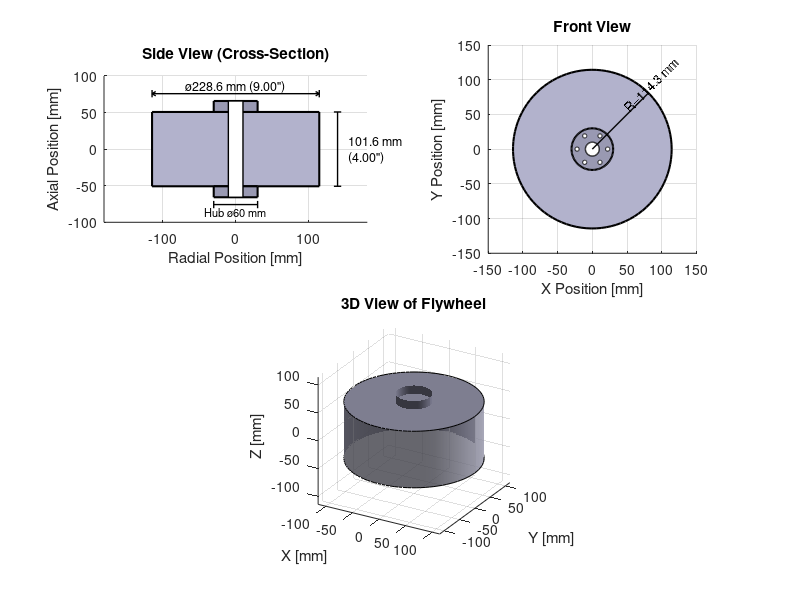

Recreate this plot in MATLAB. (Note: this script raises an error after producing the figure.)
%% KERS Flywheel Design Script
% ME Design Project - Kinetic Energy Recovery System
% Date: November 2024
%
% This script designs a flywheel for an automotive KERS system
% that stores energy during braking and releases it during acceleration

clear; clc; close all;

%% Given Parameters and Constraints

% Power requirements
P_max = 60e3;           % Maximum power [W]
P_min = 45e3;           % Minimum power [W]
t_delivery = 5;         % Power delivery duration [s]

% Torque and vehicle specs
T_brake = 500;          % Available braking torque [Nm]
m_vehicle = 600;        % Total vehicle mass [kg]

% Size constraints (convert to meters)
D_max = 9 * 0.0254;     % Maximum diameter [m] (9 inches)
W_max = 4 * 0.0254;     % Maximum width [m] (4 inches)
r_max = D_max / 2;      % Maximum radius [m]

% Initial velocity after braking
v_initial = 80 / 3.6;   % Convert 80 km/h to m/s

%% Material Selection
% From Table 1 - choosing based on density and cost tradeoff

materials = {'Aluminum', 'Brass 60/40', 'Copper', 'Stainless Steel', 'Titanium', 'Zinc'};
densities = [2712, 8520, 8940, 7500, 4500, 7135];  % kg/m^3
costs = [2.80, 5, 11, 4, 100, 13];  % $/kg

% I'll use Stainless Steel - good balance of density (for energy storage)
% and reasonable cost. Higher density = more mass = more energy storage
% for same volume

material_choice = 4;  % Stainless Steel
rho = densities(material_choice);
cost_per_kg = costs(material_choice);

fprintf('=== KERS FLYWHEEL DESIGN ===\n\n');
fprintf('Selected Material: %s\n', materials{material_choice});
fprintf('Density: %.0f kg/m^3\n', rho);
fprintf('Cost: $%.2f/kg\n\n', cost_per_kg);

%% Part A: Calculate Moment of Inertia (Iterative Design)

% Energy requirement calculation
E_min = P_min * t_delivery;  % Minimum energy needed [J]
E_max = P_max * t_delivery;  % Maximum energy at full power [J]
E_target = (E_min + E_max) / 2;  % Target middle of range

fprintf('--- Energy Requirements ---\n');
fprintf('Minimum Energy: %.1f kJ\n', E_min/1000);
fprintf('Maximum Energy: %.1f kJ\n', E_max/1000);
fprintf('Target Energy: %.1f kJ\n\n', E_target/1000);

% For a solid disk: I = (1/2) * m * r^2 = (1/2) * (rho * pi * r^2 * w) * r^2
% I = (1/2) * rho * pi * r^4 * w

% Energy stored: E = (1/2) * I * omega^2
% So: E = (1/4) * rho * pi * r^4 * w * omega^2

% Design iteration table
fprintf('--- Design Iteration Process ---\n');
fprintf('Iter | Radius(m) | Width(m)  | Mass(kg) | I(kg.m^2) | omega(rad/s) | RPM      | Energy(kJ)\n');
fprintf('-----|-----------|-----------|----------|-----------|--------------|----------|----------\n');

% Store iteration data
iterations = [];
iter = 0;

% Iteration 1: Start with max dimensions, find required speed
r = r_max;
w = W_max;
m = rho * pi * r^2 * w;
I = 0.5 * m * r^2;
omega = sqrt(2 * E_target / I);
rpm = omega * 60 / (2*pi);
E_stored = 0.5 * I * omega^2;

iter = iter + 1;
fprintf('%4d | %9.4f | %9.4f | %8.2f | %9.5f | %12.1f | %8.0f | %9.2f\n', ...
    iter, r, w, m, I, omega, rpm, E_stored/1000);
iterations = [iterations; iter, r, w, m, I, omega, rpm, E_stored];

% Iteration 2: RPM is very high, let's try reducing width to increase speed capability
% and check if we need to adjust
r = r_max;
w = 0.08;  % 80mm width
m = rho * pi * r^2 * w;
I = 0.5 * m * r^2;
omega = sqrt(2 * E_target / I);
rpm = omega * 60 / (2*pi);
E_stored = 0.5 * I * omega^2;

iter = iter + 1;
fprintf('%4d | %9.4f | %9.4f | %8.2f | %9.5f | %12.1f | %8.0f | %9.2f\n', ...
    iter, r, w, m, I, omega, rpm, E_stored/1000);
iterations = [iterations; iter, r, w, m, I, omega, rpm, E_stored];

% Iteration 3: Still high RPM, try smaller radius
r = 0.10;  % 100mm radius
w = W_max;
m = rho * pi * r^2 * w;
I = 0.5 * m * r^2;
omega = sqrt(2 * E_target / I);
rpm = omega * 60 / (2*pi);
E_stored = 0.5 * I * omega^2;

iter = iter + 1;
fprintf('%4d | %9.4f | %9.4f | %8.2f | %9.5f | %12.1f | %8.0f | %9.2f\n', ...
    iter, r, w, m, I, omega, rpm, E_stored/1000);
iterations = [iterations; iter, r, w, m, I, omega, rpm, E_stored];

% Iteration 4: Max dimensions with practical RPM target around 40000-50000
% Let's target 45000 RPM and see what energy we get
r = r_max;
w = W_max;
m = rho * pi * r^2 * w;
I = 0.5 * m * r^2;
omega_target = 45000 * 2 * pi / 60;  % Target 45000 RPM
E_at_target = 0.5 * I * omega_target^2;

iter = iter + 1;
fprintf('%4d | %9.4f | %9.4f | %8.2f | %9.5f | %12.1f | %8.0f | %9.2f\n', ...
    iter, r, w, m, I, omega_target, 45000, E_at_target/1000);
iterations = [iterations; iter, r, w, m, I, omega_target, 45000, E_at_target];

% Iteration 5: Energy is too high at 45000 RPM, reduce speed
omega_target = 35000 * 2 * pi / 60;
E_at_target = 0.5 * I * omega_target^2;

iter = iter + 1;
fprintf('%4d | %9.4f | %9.4f | %8.2f | %9.5f | %12.1f | %8.0f | %9.2f\n', ...
    iter, r, w, m, I, omega_target, 35000, E_at_target/1000);
iterations = [iterations; iter, r, w, m, I, omega_target, 35000, E_at_target];

% Iteration 6: Getting closer, fine tune
omega_target = 30000 * 2 * pi / 60;
E_at_target = 0.5 * I * omega_target^2;

iter = iter + 1;
fprintf('%4d | %9.4f | %9.4f | %8.2f | %9.5f | %12.1f | %8.0f | %9.2f\n', ...
    iter, r, w, m, I, omega_target, 30000, E_at_target/1000);
iterations = [iterations; iter, r, w, m, I, omega_target, 30000, E_at_target];

% Iteration 7: Let's find exact RPM needed for target energy
omega_final = sqrt(2 * E_target / I);
rpm_final = omega_final * 60 / (2*pi);
E_final = 0.5 * I * omega_final^2;

iter = iter + 1;
fprintf('%4d | %9.4f | %9.4f | %8.2f | %9.5f | %12.1f | %8.0f | %9.2f\n', ...
    iter, r, w, m, I, omega_final, rpm_final, E_final/1000);
iterations = [iterations; iter, r, w, m, I, omega_final, rpm_final, E_final];

fprintf('\n');

% Final design parameters
r_final = r_max;
w_final = W_max;
m_final = rho * pi * r_final^2 * w_final;
I_final = 0.5 * m_final * r_final^2;
omega_op = sqrt(2 * E_target / I_final);  % Operating angular velocity
rpm_op = omega_op * 60 / (2*pi);

fprintf('--- FINAL DESIGN (Part A) ---\n');
fprintf('Flywheel Radius: %.4f m (%.2f in)\n', r_final, r_final/0.0254);
fprintf('Flywheel Width: %.4f m (%.2f in)\n', w_final, w_final/0.0254);
fprintf('Flywheel Mass: %.2f kg\n', m_final);
fprintf('Moment of Inertia: %.6f kg.m^2\n', I_final);
fprintf('Operating Speed: %.0f RPM (%.1f rad/s)\n', rpm_op, omega_op);
fprintf('Energy Stored: %.2f kJ\n\n', E_target/1000);

%% Part B: Spin-up Time Calculation

% Using T = I * alpha, where alpha is angular acceleration
% alpha = T / I
% omega = alpha * t (starting from rest)
% t = omega / alpha = omega * I / T

alpha = T_brake / I_final;  % Angular acceleration [rad/s^2]
t_spinup = omega_op / alpha;  % Time to reach operating speed [s]

fprintf('--- SPIN-UP TIME (Part B) ---\n');
fprintf('Available Braking Torque: %.0f Nm\n', T_brake);
fprintf('Angular Acceleration: %.2f rad/s^2\n', alpha);
fprintf('Time to reach %.0f RPM: %.2f seconds\n\n', rpm_op, t_spinup);

% Verify with kinematics
omega_check = alpha * t_spinup;
fprintf('Verification: omega = alpha * t = %.1f rad/s (should be %.1f)\n\n', omega_check, omega_op);

%% Part C: Vehicle Velocity Gain Analysis

% Energy released from flywheel goes to vehicle kinetic energy
% E_flywheel = (1/2) * m_vehicle * (v_final^2 - v_initial^2)
% Solving for v_final:
% v_final = sqrt(v_initial^2 + 2*E_flywheel/m_vehicle)

% For different power levels
E_at_Pmin = P_min * t_delivery;
E_at_Pmax = P_max * t_delivery;

% Velocity gain at minimum power
v_final_min = sqrt(v_initial^2 + 2*E_at_Pmin/m_vehicle);
delta_v_min = v_final_min - v_initial;

% Velocity gain at maximum power
v_final_max = sqrt(v_initial^2 + 2*E_at_Pmax/m_vehicle);
delta_v_max = v_final_max - v_initial;

% At target energy
v_final_target = sqrt(v_initial^2 + 2*E_target/m_vehicle);
delta_v_target = v_final_target - v_initial;

fprintf('--- VELOCITY GAIN ANALYSIS (Part C) ---\n');
fprintf('Initial Velocity: %.2f m/s (%.0f km/h)\n', v_initial, v_initial*3.6);
fprintf('\nAt Minimum Power (%.0f kW):\n', P_min/1000);
fprintf('  Energy Released: %.1f kJ\n', E_at_Pmin/1000);
fprintf('  Final Velocity: %.2f m/s (%.1f km/h)\n', v_final_min, v_final_min*3.6);
fprintf('  Velocity Gain: %.2f m/s (%.1f km/h)\n', delta_v_min, delta_v_min*3.6);

fprintf('\nAt Maximum Power (%.0f kW):\n', P_max/1000);
fprintf('  Energy Released: %.1f kJ\n', E_at_Pmax/1000);
fprintf('  Final Velocity: %.2f m/s (%.1f km/h)\n', v_final_max, v_final_max*3.6);
fprintf('  Velocity Gain: %.2f m/s (%.1f km/h)\n', delta_v_max, delta_v_max*3.6);

fprintf('\nAt Target Energy (%.1f kJ):\n', E_target/1000);
fprintf('  Final Velocity: %.2f m/s (%.1f km/h)\n', v_final_target, v_final_target*3.6);
fprintf('  Velocity Gain: %.2f m/s (%.1f km/h)\n\n', delta_v_target, delta_v_target*3.6);

%% Part D: Angular Momentum

H = I_final * omega_op;  % Angular momentum [kg.m^2/s]

fprintf('--- ANGULAR MOMENTUM (Part D) ---\n');
fprintf('Angular Momentum at Operating Speed: %.2f kg.m^2/s\n', H);
fprintf('  = %.2f N.m.s\n\n', H);

%% Part E: Dimensioned Sketch of Flywheel

figure('Position', [100 100 1000 800]);

% Design with hub for gear attachment
r_hub = 0.03;           % Hub radius for gear attachment [m]
r_inner = 0.04;         % Inner radius (after hub) [m]
hub_height = 0.015;     % Hub protrusion height [m]

% Side view (cross-section)
subplot(2,2,1);
hold on;

% Main disk body
rectangle('Position', [-r_final*1000, -w_final*1000/2, 2*r_final*1000, w_final*1000], ...
    'FaceColor', [0.7 0.7 0.8], 'EdgeColor', 'k', 'LineWidth', 1.5);

% Hub (protrusion for gear attachment)
rectangle('Position', [-r_hub*1000, -w_final*1000/2-hub_height*1000, 2*r_hub*1000, hub_height*1000], ...
    'FaceColor', [0.6 0.6 0.7], 'EdgeColor', 'k', 'LineWidth', 1.5);
rectangle('Position', [-r_hub*1000, w_final*1000/2, 2*r_hub*1000, hub_height*1000], ...
    'FaceColor', [0.6 0.6 0.7], 'EdgeColor', 'k', 'LineWidth', 1.5);

% Center hole for shaft
rectangle('Position', [-10, -w_final*1000/2-hub_height*1000, 20, w_final*1000+2*hub_height*1000], ...
    'FaceColor', 'w', 'EdgeColor', 'k', 'LineWidth', 1);

% Dimension lines
% Diameter
plot([-r_final*1000, -r_final*1000], [w_final*1000/2+20, w_final*1000/2+30], 'k-', 'LineWidth', 1);
plot([r_final*1000, r_final*1000], [w_final*1000/2+20, w_final*1000/2+30], 'k-', 'LineWidth', 1);
plot([-r_final*1000, r_final*1000], [w_final*1000/2+25, w_final*1000/2+25], 'k-', 'LineWidth', 1);
plot([-r_final*1000, -r_final*1000+5], [w_final*1000/2+25, w_final*1000/2+22], 'k-', 'LineWidth', 1);
plot([-r_final*1000, -r_final*1000+5], [w_final*1000/2+25, w_final*1000/2+28], 'k-', 'LineWidth', 1);
plot([r_final*1000, r_final*1000-5], [w_final*1000/2+25, w_final*1000/2+22], 'k-', 'LineWidth', 1);
plot([r_final*1000, r_final*1000-5], [w_final*1000/2+25, w_final*1000/2+28], 'k-', 'LineWidth', 1);
text(0, w_final*1000/2+35, sprintf('ø%.1f mm (%.2f")', 2*r_final*1000, 2*r_final/0.0254), ...
    'HorizontalAlignment', 'center', 'FontSize', 9);

% Width
plot([r_final*1000+20, r_final*1000+30], [-w_final*1000/2, -w_final*1000/2], 'k-', 'LineWidth', 1);
plot([r_final*1000+20, r_final*1000+30], [w_final*1000/2, w_final*1000/2], 'k-', 'LineWidth', 1);
plot([r_final*1000+25, r_final*1000+25], [-w_final*1000/2, w_final*1000/2], 'k-', 'LineWidth', 1);
text(r_final*1000+40, 0, sprintf('%.1f mm\n(%.2f")', w_final*1000, w_final/0.0254), ...
    'HorizontalAlignment', 'left', 'FontSize', 9);

% Hub diameter
plot([-r_hub*1000, -r_hub*1000], [-w_final*1000/2-hub_height*1000-5, -w_final*1000/2-hub_height*1000-15], 'k-', 'LineWidth', 1);
plot([r_hub*1000, r_hub*1000], [-w_final*1000/2-hub_height*1000-5, -w_final*1000/2-hub_height*1000-15], 'k-', 'LineWidth', 1);
plot([-r_hub*1000, r_hub*1000], [-w_final*1000/2-hub_height*1000-10, -w_final*1000/2-hub_height*1000-10], 'k-', 'LineWidth', 1);
text(0, -w_final*1000/2-hub_height*1000-20, sprintf('Hub ø%.0f mm', 2*r_hub*1000), ...
    'HorizontalAlignment', 'center', 'FontSize', 8);

axis equal;
xlim([-180 180]);
ylim([-100 100]);
xlabel('Radial Position [mm]');
ylabel('Axial Position [mm]');
title('Side View (Cross-Section)');
grid on;

% Front view
subplot(2,2,2);
hold on;

% Draw concentric circles
theta = linspace(0, 2*pi, 100);

% Outer disk
fill(r_final*1000*cos(theta), r_final*1000*sin(theta), [0.7 0.7 0.8], 'EdgeColor', 'k', 'LineWidth', 1.5);

% Hub circle
fill(r_hub*1000*cos(theta), r_hub*1000*sin(theta), [0.6 0.6 0.7], 'EdgeColor', 'k', 'LineWidth', 1.5);

% Center hole
fill(10*cos(theta), 10*sin(theta), 'w', 'EdgeColor', 'k', 'LineWidth', 1);

% Bolt holes on hub (for gear attachment)
n_bolts = 6;
r_bolt_circle = 0.022;  % Bolt circle radius [m]
r_bolt = 0.003;         % Bolt hole radius [m]
for i = 1:n_bolts
    angle = (i-1) * 2*pi/n_bolts;
    x_bolt = r_bolt_circle*1000*cos(angle);
    y_bolt = r_bolt_circle*1000*sin(angle);
    fill(x_bolt + r_bolt*1000*cos(theta), y_bolt + r_bolt*1000*sin(theta), 'w', 'EdgeColor', 'k');
end

% Dimension for radius
plot([0, r_final*1000*cos(pi/4)], [0, r_final*1000*sin(pi/4)], 'k-', 'LineWidth', 1);
text(r_final*1000*cos(pi/4)*0.6, r_final*1000*sin(pi/4)*0.6+10, sprintf('R=%.1f mm', r_final*1000), ...
    'FontSize', 9, 'Rotation', 45);

axis equal;
xlim([-150 150]);
ylim([-150 150]);
xlabel('X Position [mm]');
ylabel('Y Position [mm]');
title('Front View');
grid on;

% 3D visualization
subplot(2,2,[3,4]);
hold on;

% Create cylinder for flywheel
[X, Y, Z] = cylinder(r_final*1000, 50);
Z = Z * w_final*1000 - w_final*1000/2;
surf(X, Y, Z, 'FaceColor', [0.7 0.7 0.8], 'EdgeColor', 'none', 'FaceAlpha', 0.8);

% Top and bottom caps
fill3(r_final*1000*cos(theta), r_final*1000*sin(theta), ones(size(theta))*w_final*1000/2, ...
    [0.7 0.7 0.8], 'EdgeColor', 'k');
fill3(r_final*1000*cos(theta), r_final*1000*sin(theta), -ones(size(theta))*w_final*1000/2, ...
    [0.7 0.7 0.8], 'EdgeColor', 'k');

% Hub cylinders
[Xh, Yh, Zh] = cylinder(r_hub*1000, 30);
Zh_top = Zh * hub_height*1000 + w_final*1000/2;
Zh_bot = -Zh * hub_height*1000 - w_final*1000/2;
surf(Xh, Yh, Zh_top, 'FaceColor', [0.6 0.6 0.7], 'EdgeColor', 'none');
surf(Xh, Yh, Zh_bot, 'FaceColor', [0.6 0.6 0.7], 'EdgeColor', 'none');

view(30, 25);
axis equal;
xlabel('X [mm]');
ylabel('Y [mm]');
zlabel('Z [mm]');
title('3D View of Flywheel');
light('Position', [1 1 1]);
lighting gouraud;
grid on;

sgtitle(sprintf('KERS Flywheel Design - %s\nMass: %.2f kg, I: %.5f kg.m^2, Operating Speed: %.0f RPM', ...
    materials{material_choice}, m_final, I_final, rpm_op), 'FontSize', 12, 'FontWeight', 'bold');

%% Time-domain simulation plots

figure('Position', [150 150 1000 600]);

% Spin-up phase simulation
t_spin = linspace(0, t_spinup, 100);
omega_spin = alpha * t_spin;
E_spin = 0.5 * I_final * omega_spin.^2;

subplot(2,2,1);
plot(t_spin, omega_spin * 60/(2*pi), 'b-', 'LineWidth', 2);
xlabel('Time [s]');
ylabel('Speed [RPM]');
title('Spin-up Phase (Braking)');
grid on;
hold on;
plot(t_spinup, rpm_op, 'ro', 'MarkerSize', 8, 'MarkerFaceColor', 'r');
text(t_spinup*0.7, rpm_op*0.5, sprintf('t = %.2f s', t_spinup), 'FontSize', 10);

subplot(2,2,2);
plot(t_spin, E_spin/1000, 'r-', 'LineWidth', 2);
xlabel('Time [s]');
ylabel('Energy [kJ]');
title('Energy Storage During Spin-up');
grid on;

% Energy release phase (assuming constant power delivery)
t_release = linspace(0, t_delivery, 100);
P_avg = E_target / t_delivery;  % Average power
E_release = E_target - P_avg * t_release;
omega_release = sqrt(2 * E_release / I_final);

subplot(2,2,3);
plot(t_release, omega_release * 60/(2*pi), 'b-', 'LineWidth', 2);
xlabel('Time [s]');
ylabel('Speed [RPM]');
title('Energy Release Phase (Acceleration)');
grid on;

% Vehicle velocity during acceleration
v_accel = sqrt(v_initial^2 + 2*(E_target - E_release)/m_vehicle);

subplot(2,2,4);
plot(t_release, v_accel*3.6, 'g-', 'LineWidth', 2);
xlabel('Time [s]');
ylabel('Velocity [km/h]');
title('Vehicle Velocity During Acceleration');
grid on;
hold on;
plot(0, v_initial*3.6, 'ko', 'MarkerSize', 8, 'MarkerFaceColor', 'k');
plot(t_delivery, v_final_target*3.6, 'ro', 'MarkerSize', 8, 'MarkerFaceColor', 'r');
legend('Velocity', 'Start', 'End', 'Location', 'southeast');

sgtitle('KERS System Time-Domain Simulation', 'FontSize', 12, 'FontWeight', 'bold');

%% Summary Output

fprintf('========================================\n');
fprintf('        DESIGN SUMMARY                  \n');
fprintf('========================================\n');
fprintf('Material: %s\n', materials{material_choice});
fprintf('Flywheel Diameter: %.2f in (%.1f mm)\n', 2*r_final/0.0254, 2*r_final*1000);
fprintf('Flywheel Width: %.2f in (%.1f mm)\n', w_final/0.0254, w_final*1000);
fprintf('Flywheel Mass: %.2f kg (%.2f lb)\n', m_final, m_final*2.205);
fprintf('Moment of Inertia: %.6f kg.m^2\n', I_final);
fprintf('Operating Speed: %.0f RPM\n', rpm_op);
fprintf('Energy Stored: %.2f kJ\n', E_target/1000);
fprintf('Spin-up Time: %.2f s\n', t_spinup);
fprintf('Angular Momentum: %.2f kg.m^2/s\n', H);
fprintf('Velocity Gain: %.1f km/h\n', delta_v_target*3.6);
fprintf('Estimated Cost: $%.2f\n', m_final * cost_per_kg);
fprintf('========================================\n');

%% Save figures
saveas(figure(1), 'Flywheel_Design_Drawing.png');
saveas(figure(2), 'KERS_Simulation.png');
fprintf('\nFigures saved to current directory.\n');
